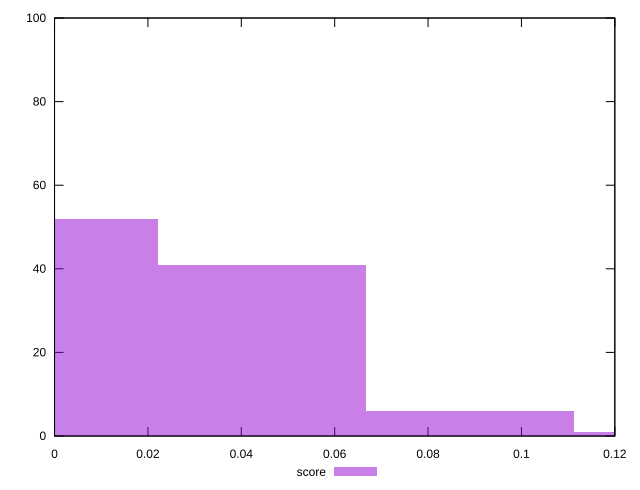

Recreate this plot in gnuplot.
reset

$score <<EOF
0.0889907408202073 6
0 52
0.04449537041010365 41
0.13348611123031096 1
EOF

set key outside below
set boxwidth 0.04449537041010365
set xrange [0:0.12]
set yrange [0:100]
set trange [0:100]
set style fill transparent solid 0.5 noborder
set terminal svg size 640, 490 enhanced background rgb 'white'
set output "reports/report_00027_2021-02-24T12-40-31.850Z/max-potential-fid/samples/astro/score/histogram.svg"

plot $score title "score" with boxes

reset
